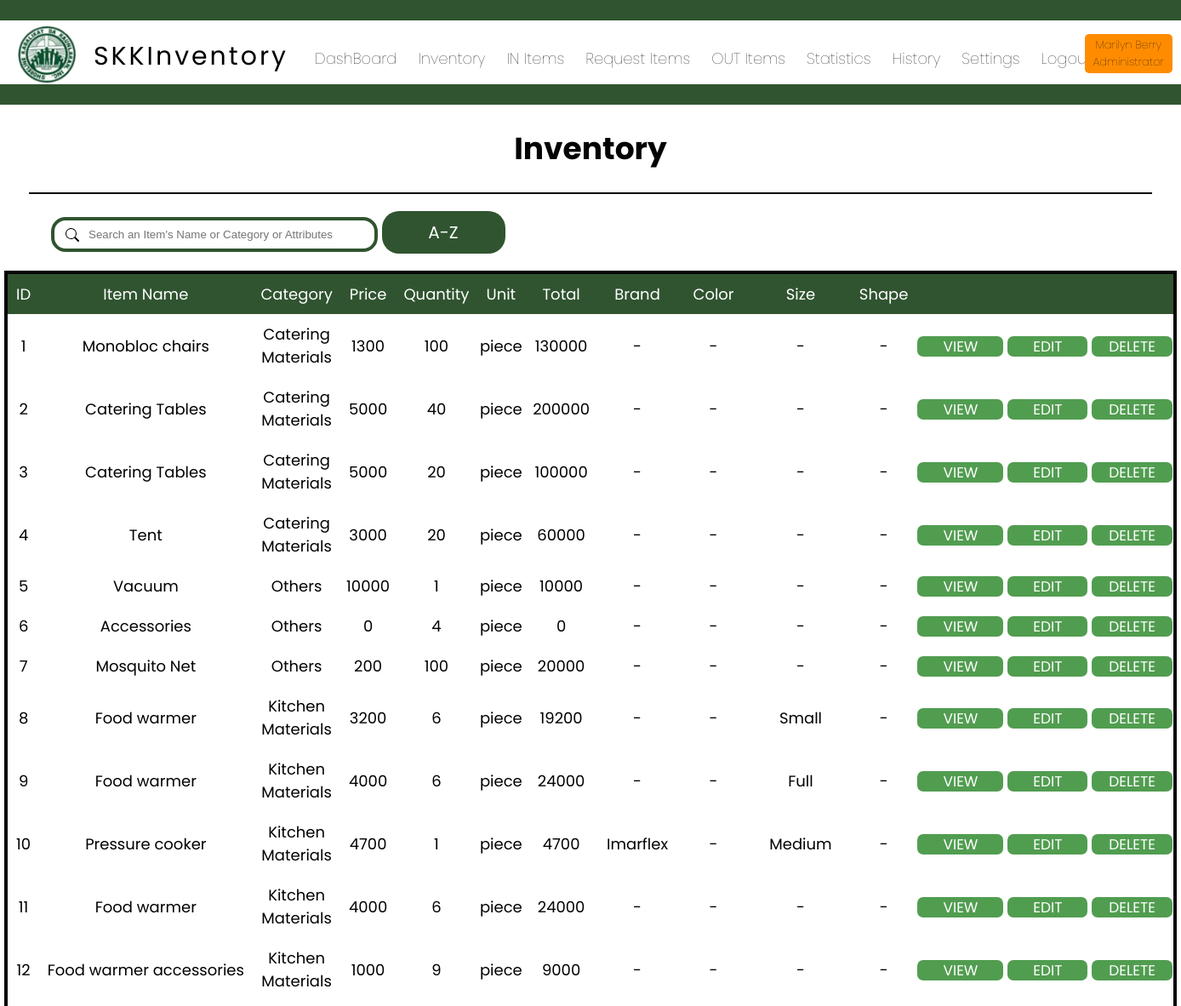
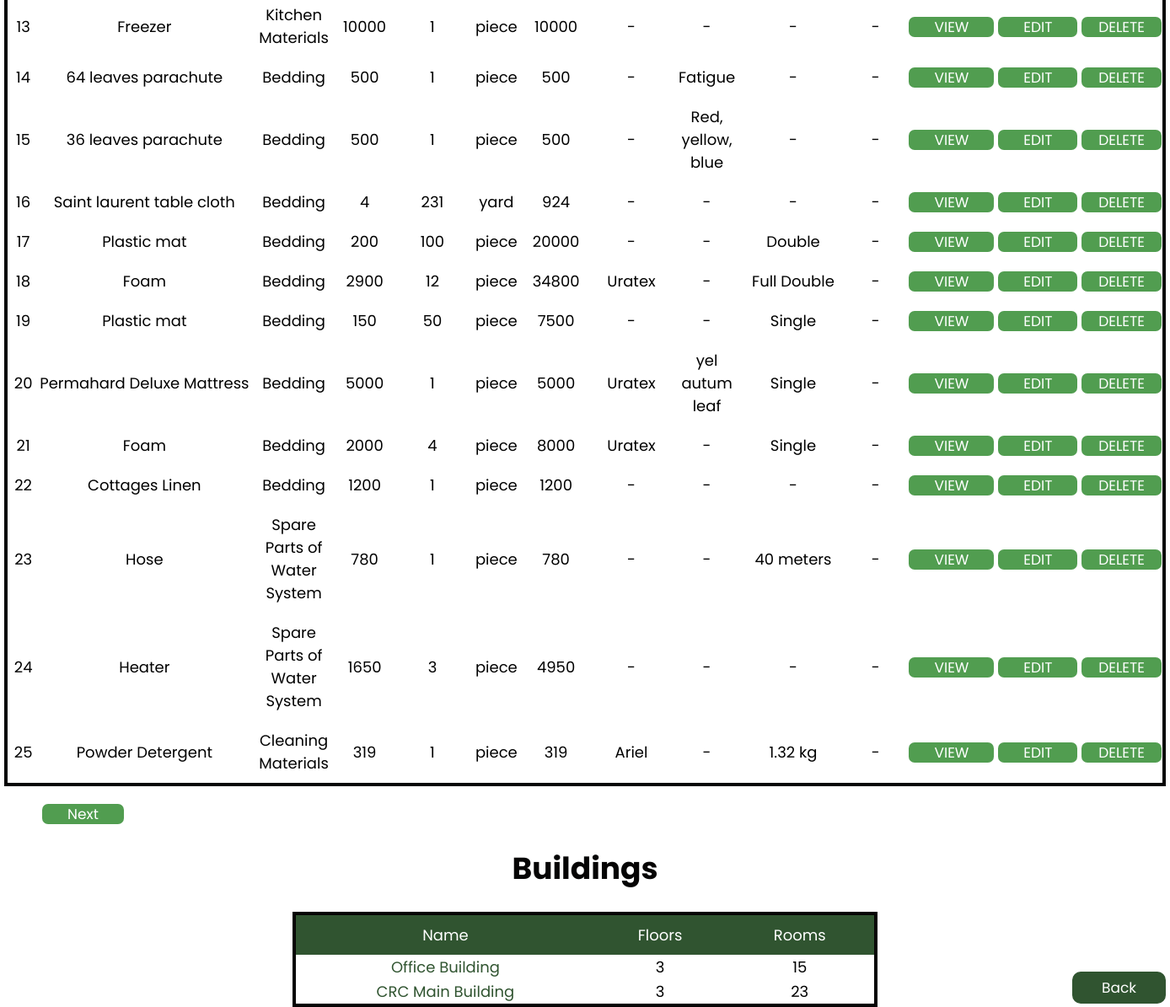
/inventory.php (signed in), run on the app's committed database (2 pictures, top to bottom).
### tables this page shows
CREATE TABLE `inventory` (
  `id` int(10) NOT NULL AUTO_INCREMENT,
  `product_name` varchar(100) NOT NULL,
  `category` varchar(30) NOT NULL,
  `price` int(20) NOT NULL,
  `unit` varchar(20) NOT NULL,
  `quantity` int(11) NOT NULL,
  `condition_new` int(10) NOT NULL,
  `condition_good` int(10) NOT NULL,
  `condition_bad` int(10) NOT NULL,
  `brand` varchar(50) NOT NULL,
  `color` varchar(20) NOT NULL,
  `size` varchar(20) NOT NULL,
  `shape` varchar(20) NOT NULL,
  `life` varchar(20) NOT NULL,
  `total` int(20) NOT NULL,
  `user` varchar(100) NOT NULL,
  `date` date NOT NULL,
  `building` int(20) NOT NULL,
  `floor` int(11) NOT NULL,
  `room` int(20) NOT NULL,
  `remarks` varchar(1000) NOT NULL,
  PRIMARY KEY (`id`)
);

CREATE TABLE `building` (
  `id` int(20) NOT NULL AUTO_INCREMENT,
  `name` varchar(50) NOT NULL,
  PRIMARY KEY (`id`)
);

### display_items.php (the view, shortened to what this page needs)
<?php
include 'connect.php';
$search = isset($_GET['search']) ? $_GET['search'] : '';
$searchTerms = explode(' ', $search);
$searchConditions = array();
foreach ($searchTerms as $term) {
    $term = mysqli_real_escape_string($conn, $term);
    $searchConditions[] = "(inventory.product_name LIKE '%$term%'
                           OR inventory.category LIKE '%$term%'
                           OR inventory.brand LIKE '%$term%'
                           OR inventory.color LIKE '%$term%'
                           OR inventory.size LIKE '%$term%'
                           OR inventory.shape LIKE '%$term%')";
}
$whereClause = implode(" AND ", $searchConditions);
$order = isset($_GET['order']) ? $_GET['order'] : 'ID';
$recordsPerPage = 25;
$page = isset($_GET['page1']) ? $_GET['page1'] : 1;
$offset = ($page - 1) * $recordsPerPage;
if ($order == 'ID') {
    $sql = "SELECT inventory.*, building.name AS building, room.name AS room,
       FORMAT(total, 2) AS 'Formatted Total',
       FORMAT(price, 2) AS 'Formatted Price',
       DATE_FORMAT(date, '%M %e, %Y') AS 'Formatted Date'
FROM inventory
LEFT JOIN building ON inventory.building = building.id
LEFT JOIN room ON inventory.room = room.id
WHERE $whereClause
ORDER BY inventory.id
LIMIT $recordsPerPage OFFSET $offset";
}
$countQuery = "SELECT COUNT(*) AS total FROM inventory";
$countResult = $conn->query($countQuery);
$totalRecords = $countResult->fetch_assoc()['total'];
$totalPages = ceil($totalRecords / $recordsPerPage);
$result = mysqli_query($conn, $sql);
if ($result->num_rows > 0) {
    while ($row = $result->fetch_assoc()) {
        echo '<tr>';
        echo '<td>' . $row['id'] . '</td>';
        echo '<td style="white-space: nowrap;">' . $row['product_name'] . '</td>';
        echo '<td style="padding: 10px;">' . $row['category'] . '</td>';
        echo '<td>' . $row['price'] . '</td>';
        echo '<td style="padding: 5px;">' . $row['quantity'] . '</td>';
        echo '<td>' . $row['unit'] . '</td>';
        echo '<td style="padding: 10px;">' . $row['total'] . '</td>';
        echo '<td style="padding: 10px; white-space: nowrap;">' . $row['brand'] . '</td>';
        echo '<td style="padding: 10px;">' . $row['color'] . '</td>';
        echo '<td style="padding: 10px; white-space: nowrap;">' . $row['size'] . '</td>';
        echo '<td>' . $row['shape'] . '</td>';
        echo '<td style="white-space: nowrap;"><a style="text-decoration:none" class="button" href="viewinventory.php?id=' . $row['id'] . '">VIEW</a>
                    <a style="text-decoration:none" class="button" href="editinventory.php?id=' . $row['id'] . '">EDIT</a>
                    <a style="text-decoration:none" class="button1" href="deleteinventoryconfirmation.php?id=' . $row['id'] . '">DELETE</a>
                    ';
        echo '</tr>';
    }
} else {
    echo '<tr><td colspan="11">No results found.</td></tr>';
}
echo '<div class="search-form">';
echo '<form method="GET" action="" id="searchForm">';
echo '<input type="text" name="search" id="search" placeholder="Search an Item\'s Name or Category or Attributes" value="' . $search . '">';
echo '<a style="text-decoration:none" href="?filter=true&order=' . ($order == 'ID' ? 'ASC' : ($order == 'ASC' ? 'DESC' : 'ID')) . '">
        <div class="statistics3" style="display:inline-block; margin-right:20px;">
            <span class="font10">' . (($order === 'ID') ? 'A-Z' : ($order == 'ASC' ? 'Z-A' : 'ID')) . '</span>
        </div>
      </a>';
echo '</form>';
echo '</div>';

### inventory.php (shortened to what this page needs)
<!DOCTYPE html>
<html lang="en">
<head>
    <link rel="stylesheet" type="text/css" href="css/inventory.css">
    <link rel="stylesheet" href="css/footer.css">
    <?php
    $username = $_SESSION['username'];
    if ($_SESSION['username']) {
        if ($username == 'superadmin1' || $username == 'superadmin2') {
            include 'header_superadmin.php';
        } else if ($username == 'admin') {
            include 'header_admin.php';
        } else {
            include 'header.php';
        }
    } else {
        header("Location: index.php");
    } ?>
</head>
<body>
    <h1 class="font dashboard">Inventory</h1>
    <hr class="dashhr">
    <table border="1">
        <tr>
            <th>ID</th>
            <th>Item Name</th>
            <th>Category</th>
            <th>Price</th>
            <th>Quantity</th>
            <th>Unit</th>
            <th>Total</th>
            <th>Brand</th>
            <th>Color</th>
            <th>Size</th>
            <th>Shape</th>
            <th></th>
        </tr>
        <?php include 'display_items.php'; ?>
    </table>
    <?php
    $nextPage = $page + 1;
    $hasMoreRecords = $nextPage <= $totalPages;
    if ($hasMoreRecords) {
        echo '<a style="text-decoration:none; margin-left:50px" class="button2" href="?page1=' . $nextPage . '&page=' . $page . '">Next</a>';
    }
    ?>
    <h1 class="font dashboard">Buildings</h1>
    <table border="1" class="table2">
        <tr>
            <th>Name</th>
            <th>Floors</th>
            <th>Rooms</th>
        </tr>
        <?php include 'display_building.php'; ?>
    </table>
    <div class="backpos">
        <footer>
            <a style="text-decoration:none" href="dashboard.php" class="back">Back</a>
        </footer>
    </div>
</body>
</html>

### header_admin.php (shortened to what this page needs)
<link rel="stylesheet" href="css/header.css">
<link rel="stylesheet" href="css/responsive.css">
<header>
    <hr class="hr1">
    <a href="dashboard.php"><img class="logo" src="images/logo1.png" alt="logo"></a>
    <div class="title">
        <h1>SKKInventory</h1><br>
    </div>
    <div class="menupos">
        <a href="dashboard.php" class="menu">DashBoard</a>
        <a href="inventory.php" class="menu">Inventory</a>
        <a href="add.php" class="menu">IN Items</a>
        <a href="request.php" class="menu ">Request Items</a>
        <a href="out.php" class="menu">OUT Items</a>
        <a href="statistics.php" class="menu">Statistics</a>
        <a href="history.php" class="menu">History</a>
        <a href="settings.php" class="menu">Settings</a>
        <a href="logout.php" class="menu">Logout</a>
        <?php
         $handler = $_SESSION['handler'];
         $position = $_SESSION['position'];
         echo '<div class="highlighted-code" style="position: absolute; right: 0; margin-top: -15px; margin-right: 10px;"><div class="fonttitle menu1" style="text-align: center; margin-right: 0px; margin-bottom: -7px;">' . $handler . '<br>' . $position . '<span></div></div>';
         ?>
    </div>
    <hr class="hr2">
</header>

### display_building.php
<?php
include 'connect.php';
$selectbuilding = "SELECT
    b.name AS building_name, b.id AS building_id,
    COUNT(DISTINCT r.floor) AS number_of_floors,
    COUNT(r.id) AS number_of_rooms
FROM
    building b
LEFT JOIN
    room r ON b.id = r.id_building
GROUP BY
    b.id, b.name;
";
$result = $conn->query($selectbuilding);
if ($result->num_rows > 0) {
    while ($row = $result->fetch_assoc()) {
        echo '<tr>';
        echo '<td><a style="text-decoration:none; color: #305430;" href="room.php?building_id=' . $row['building_id'] . '">' . $row['building_name'] . '</a></td>';
        echo '<td>' . $row['number_of_floors'] . '</td>';
        echo '<td>' . $row['number_of_rooms'] . '</td>';
        echo '</tr>';
    }
}

### css/inventory.css (style rules this page uses)
table { margin-top: 20px; margin-left: auto; margin-right: auto; margin-bottom: 20px; text-align: center; width: 95%; font-family: "Poppins"; border-collapse: collapse; border: #050404 4px solid; }
.table2 { margin-top: 20px; margin-left: auto; margin-right: auto; margin-bottom: 20px; text-align: center; width: 50%; font-family: "Poppins"; border-collapse: collapse; border: #050404 4px solid; }
td, th { border: none; }
th { background-color: #305430; padding: 10px; color: white; font-weight: normal; }
.font { font-family: "Poppins"; font-weight: normal; color: #050404; }
.dashboard { text-align: center; font-weight: bold; }
.dashhr { border: 1px solid; width: 95%; margin: auto; }
.search-form { margin-top: 20px; margin-left: 60px; border: none; padding: 0; }
#search { border: 4px solid #305430; border-radius: 17px; width: 25%; padding: 9px 4px 9px 40px; }
.button { padding-top: 0.001px; padding-bottom: 0.001px; padding-left: 30px; padding-right: 30px; background-color: #519d50; color: #ffffff; border: none; border-radius: 7px; cursor: pointer; font-family: "Poppins"; font-size: 17px; text-align: center; }
.button1 { padding-top: 0.001px; padding-bottom: 0.001px; padding-left: 20px; padding-right: 20px; background-color: #519d50; color: #ffffff; border: none; border-radius: 7px; cursor: pointer; font-family: "Poppins"; font-size: 17px; text-align: center; }
.button2 { padding-top: 0.001px; padding-bottom: 0.001px; padding-left: 30px; padding-right: 30px; background-color: #519d50; color: #ffffff; border: none; border-radius: 7px; cursor: pointer; font-family: "Poppins"; font-size: 17px; text-align: center; }
.statistics3 { padding-top: 10px; padding-bottom: 10px; padding-left: 10px; padding-right: 10px; background-color: #305430; color: #ffffff; border: none; border-radius: 20px; width: 125px; height: 30px; font-family: "Poppins"; text-align: center; }
.font10 { font-size: 20px; font-family: "Poppins"; font-weight: normal; color: #ffffff; }

### css/footer.css (style rules this page uses)
.back { padding-top: 7px; padding-bottom: 7px; padding-left: 35px; padding-right: 35px; background-color: #305430; color: #ffffff; border: none; border-radius: 10px; cursor: pointer; font-family: "Poppins"; font-size: 17px; text-align: center; }
.backpos { position: fixed; bottom: 0; right: 0; margin-bottom: 10px; margin-right: 5px; }

### css/header.css (style rules this page uses)
body { margin: 0; padding: 0; }
header a { color: #fff; text-decoration: none; margin-right: 10px; }
.hr1, .hr2 { box-sizing: border-box; border: 12px solid #305430; width: 100%; margin: 0; padding: 0; }
.hr2 { margin-top: 17px; }
.logo { margin-left: 20px; height: 70px; margin-top: 5px; }
.fonttitle { font-family: "Poppins"; font-weight: normal; color: #050404; font-size: 13px; }
.title h1 { font-family: "Poppins"; font-size: 30px; margin-left: 110px; margin-top: -60px; margin-bottom: 0%; letter-spacing: 3px; font-weight: normal; }
.menupos { display: flex; margin-top: -55px; margin-bottom: 0%; margin-left: 370px; }
.menu { margin-right: 25px; font-family: "Poppins"; font-weight: lighter; color: #050404; }
.menu1 { margin-right: 25px; margin-top: -7px; font-family: "Poppins"; font-weight: lighter; color: #050404; }

### css/responsive.css (style rules this page uses)
@media only screen and (min-width: 1025px) { body { font-size: 18px; width: auto; height: 97.8vh; } }

### header_admin.php (style rules this page uses)
.highlighted-code { background-color: #FF8C00; padding: 10px; border-radius: 5px; display: inline-block; }

### data on the page
inventory: id "1", product_name "Monobloc chairs", category "Catering Materials", price "1300", quantity "100", unit "piece", total "130000", brand "-", color "-", size "-", shape "-"
inventory: id "2", product_name "Catering Tables", category "Catering Materials", price "5000", quantity "40", unit "piece", total "200000", brand "-", color "-", size "-", shape "-"
inventory: id "3", product_name "Catering Tables", category "Catering Materials", price "5000", quantity "20", unit "piece", total "100000", brand "-", color "-", size "-", shape "-"
inventory: id "4", product_name "Tent", category "Catering Materials", price "3000", quantity "20", unit "piece", total "60000", brand "-", color "-", size "-", shape "-"
inventory: id "5", product_name "Vacuum", category "Others", price "10000", quantity "1", unit "piece", total "10000", brand "-", color "-", size "-", shape "-"
inventory: id "6", product_name "Accessories", category "Others", price "0", quantity "4", unit "piece", total "0", brand "-", color "-", size "-", shape "-"
inventory: id "7", product_name "Mosquito Net", category "Others", price "200", quantity "100", unit "piece", total "20000", brand "-", color "-", size "-", shape "-"
inventory: id "8", product_name "Food warmer", category "Kitchen Materials", price "3200", quantity "6", unit "piece", total "19200", brand "-", color "-", size "Small", shape "-"
inventory: id "9", product_name "Food warmer", category "Kitchen Materials", price "4000", quantity "6", unit "piece", total "24000", brand "-", color "-", size "Full", shape "-"
inventory: id "10", product_name "Pressure cooker", category "Kitchen Materials", price "4700", quantity "1", unit "piece", total "4700", brand "Imarflex", color "-", size "Medium", shape "-"
inventory: id "11", product_name "Food warmer", category "Kitchen Materials", price "4000", quantity "6", unit "piece", total "24000", brand "-", color "-", size "-", shape "-"
inventory: id "12", product_name "Food warmer accessories", category "Kitchen Materials", price "1000", quantity "9", unit "piece", total "9000", brand "-", color "-", size "-", shape "-"
inventory: id "13", product_name "Freezer", category "Kitchen Materials", price "10000", quantity "1", unit "piece", total "10000", brand "-", color "-", size "-", shape "-"
inventory: id "14", product_name "64 leaves parachute", category "Bedding", price "500", quantity "1", unit "piece", total "500", brand "-", color "Fatigue", size "-", shape "-"
inventory: id "15", product_name "36 leaves parachute", category "Bedding", price "500", quantity "1", unit "piece", total "500", brand "-", color "Red, yellow, blue", size "-", shape "-"
inventory: id "16", product_name "Saint laurent table cloth", category "Bedding", price "4", quantity "231", unit "yard", total "924", brand "-", color "-", size "-", shape "-"
inventory: id "17", product_name "Plastic mat", category "Bedding", price "200", quantity "100", unit "piece", total "20000", brand "-", color "-", size "Double", shape "-"
inventory: id "18", product_name "Foam", category "Bedding", price "2900", quantity "12", unit "piece", total "34800", brand "Uratex", color "-", size "Full Double", shape "-"
inventory: id "19", product_name "Plastic mat", category "Bedding", price "150", quantity "50", unit "piece", total "7500", brand "-", color "-", size "Single", shape "-"
inventory: id "20", product_name "Permahard Deluxe Mattress", category "Bedding", price "5000", quantity "1", unit "piece", total "5000", brand "Uratex", color "yel autum leaf", size "Single", shape "-"
inventory: id "21", product_name "Foam", category "Bedding", price "2000", quantity "4", unit "piece", total "8000", brand "Uratex", color "-", size "Single", shape "-"
inventory: id "22", product_name "Cottages Linen", category "Bedding", price "1200", quantity "1", unit "piece", total "1200", brand "-", color "-", size "-", shape "-"
inventory: id "23", product_name "Hose", category "Spare Parts of Water System", price "780", quantity "1", unit "piece", total "780", brand "-", color "-", size "40 meters", shape "-"
inventory: id "24", product_name "Heater", category "Spare Parts of Water System", price "1650", quantity "3", unit "piece", total "4950", brand "-", color "-", size "-", shape "-"
inventory: id "25", product_name "Powder Detergent", category "Cleaning Materials", price "319", quantity "1", unit "piece", total "319", brand "Ariel", color "-", size "1.32 kg", shape "-"
building: name "Office Building", number_of_floors "3", number_of_rooms "15"
building: name "CRC Main Building", number_of_floors "3", number_of_rooms "23"

### other printed values
$handler "Marilyn Berry"
$position "Administrator"
